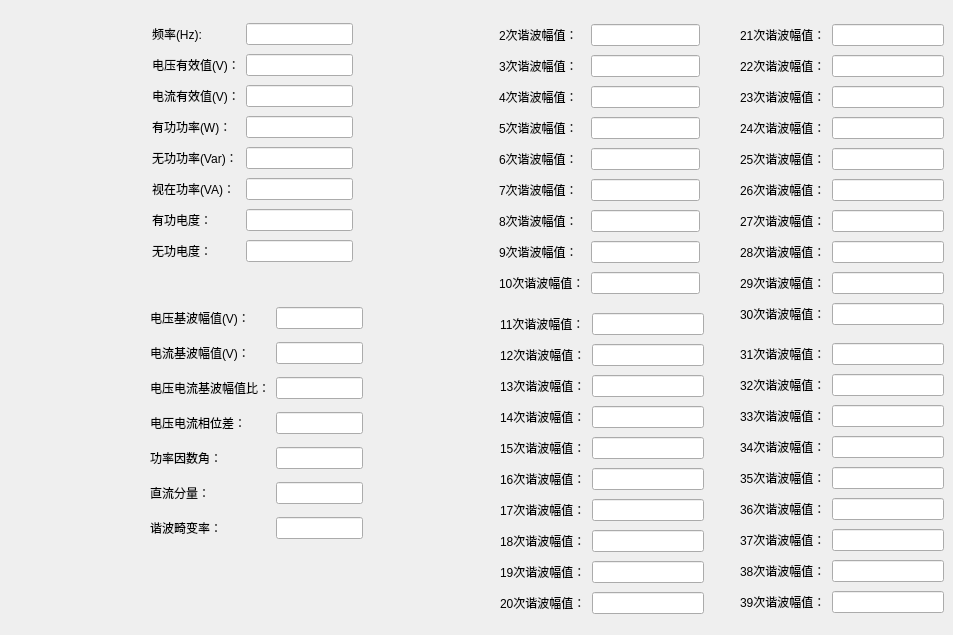
   <widget class="QWidget" name="tab_5">
    <attribute name="title">
     <string>C相基本量</string>
    </attribute>
    <widget class="QWidget" name="layoutWidget_33">
     <property name="geometry">
      <rect>
       <x>152</x>
       <y>20</y>
       <width>201</width>
       <height>252</height>
      </rect>
     </property>
     <layout class="QGridLayout" name="gridLayout_22">
      <item row="0" column="0">
       <widget class="QLabel" name="label_165">
        <property name="text">
         <string>频率(Hz):</string>
        </property>
       </widget>
      </item>
      <item row="0" column="1">
       <widget class="QLineEdit" name="C_FHz"/>
      </item>
      <item row="1" column="0">
       <widget class="QLabel" name="label_166">
        <property name="text">
         <string>电压有效值(V)：</string>
        </property>
       </widget>
      </item>
      <item row="1" column="1">
       <widget class="QLineEdit" name="C_rms"/>
      </item>
      <item row="2" column="0">
       <widget class="QLabel" name="label_167">
        <property name="text">
         <string>电流有效值(V)：</string>
        </property>
       </widget>
      </item>
      <item row="2" column="1">
       <widget class="QLineEdit" name="C_I_rms"/>
      </item>
      <item row="3" column="0">
       <widget class="QLabel" name="label_168">
        <property name="text">
         <string>有功功率(W)：</string>
        </property>
       </widget>
      </item>
      <item row="3" column="1">
       <widget class="QLineEdit" name="C_PW"/>
      </item>
      <item row="4" column="0">
       <widget class="QLabel" name="label_169">
        <property name="text">
         <string>无功功率(Var)：</string>
        </property>
       </widget>
      </item>
      <item row="4" column="1">
       <widget class="QLineEdit" name="C_QVar"/>
      </item>
      <item row="5" column="0">
       <widget class="QLabel" name="label_170">
        <property name="text">
         <string>视在功率(VA)：</string>
        </property>
       </widget>
      </item>
      <item row="5" column="1">
       <widget class="QLineEdit" name="C_SVA"/>
      </item>
      <item row="6" column="0">
       <widget class="QLabel" name="label_171">
        <property name="text">
         <string>有功电度：</string>
        </property>
       </widget>
      </item>
      <item row="6" column="1">
       <widget class="QLineEdit" name="C_PT"/>
      </item>
      <item row="7" column="0">
       <widget class="QLabel" name="label_172">
        <property name="text">
         <string>无功电度：</string>
        </property>
       </widget>
      </item>
      <item row="7" column="1">
       <widget class="QLineEdit" name="C_QT"/>
      </item>
     </layout>
    </widget>
    <widget class="QWidget" name="layoutWidget_34">
     <property name="geometry">
      <rect>
       <x>499</x>
       <y>21</y>
       <width>201</width>
       <height>284</height>
      </rect>
     </property>
     <layout class="QGridLayout" name="gridLayout_23">
      <item row="0" column="0">
       <widget class="QLabel" name="label_173">
        <property name="text">
         <string>2次谐波幅值：</string>
        </property>
       </widget>
      </item>
      <item row="0" column="1">
       <widget class="QLineEdit" name="C_ercixiebofuzhi"/>
      </item>
      <item row="1" column="0">
       <widget class="QLabel" name="label_174">
        <property name="text">
         <string>3次谐波幅值：</string>
        </property>
       </widget>
      </item>
      <item row="1" column="1">
       <widget class="QLineEdit" name="C_sancixiebofuzhi"/>
      </item>
      <item row="2" column="0">
       <widget class="QLabel" name="label_175">
        <property name="text">
         <string>4次谐波幅值：</string>
        </property>
       </widget>
      </item>
      <item row="2" column="1">
       <widget class="QLineEdit" name="C_sicixiebofuzhi"/>
      </item>
      <item row="3" column="0">
       <widget class="QLabel" name="label_176">
        <property name="text">
         <string>5次谐波幅值：</string>
        </property>
       </widget>
      </item>
      <item row="3" column="1">
       <widget class="QLineEdit" name="C_wucixiebofuzhi"/>
      </item>
      <item row="4" column="0">
       <widget class="QLabel" name="label_177">
        <property name="text">
         <string>6次谐波幅值：</string>
        </property>
       </widget>
      </item>
      <item row="4" column="1">
       <widget class="QLineEdit" name="C_liucixiebofuzhi"/>
      </item>
      <item row="5" column="0">
       <widget class="QLabel" name="label_178">
        <property name="text">
         <string>7次谐波幅值：</string>
        </property>
       </widget>
      </item>
      <item row="5" column="1">
       <widget class="QLineEdit" name="C_qicixiebofuzhi"/>
      </item>
      <item row="6" column="0">
       <widget class="QLabel" name="label_179">
        <property name="text">
         <string>8次谐波幅值：</string>
        </property>
       </widget>
      </item>
      <item row="6" column="1">
       <widget class="QLineEdit" name="C_bacixiebofuzhi">
        <property name="text">
         <string/>
        </property>
       </widget>
      </item>
      <item row="7" column="0">
       <widget class="QLabel" name="label_180">
        <property name="text">
         <string>9次谐波幅值：</string>
        </property>
       </widget>
      </item>
      <item row="7" column="1">
       <widget class="QLineEdit" name="C_jiucixiebofuzhi"/>
      </item>
      <item row="8" column="0">
       <widget class="QLabel" name="label_181">
        <property name="text">
         <string>10次谐波幅值：</string>
        </property>
       </widget>
      </item>
      <item row="8" column="1">
       <widget class="QLineEdit" name="C_shicixiebofuzhi"/>
      </item>
     </layout>
    </widget>
    <widget class="QWidget" name="layoutWidget_35">
     <property name="geometry">
      <rect>
       <x>500</x>
       <y>310</y>
       <width>204</width>
       <height>316</height>
      </rect>
     </property>
     <layout class="QGridLayout" name="gridLayout_24">
      <item row="0" column="0">
       <widget class="QLabel" name="label_182">
        <property name="text">
         <string>11次谐波幅值：</string>
        </property>
       </widget>
      </item>
      <item row="0" column="1">
       <widget class="QLineEdit" name="C_shiyicixiebofuzhi"/>
      </item>
      <item row="1" column="0">
       <widget class="QLabel" name="label_183">
        <property name="text">
         <string>12次谐波幅值：</string>
        </property>
       </widget>
      </item>
      <item row="1" column="1">
       <widget class="QLineEdit" name="C_shiercixiebofuzhi"/>
      </item>
      <item row="2" column="0">
       <widget class="QLabel" name="label_184">
        <property name="text">
         <string>13次谐波幅值：</string>
        </property>
       </widget>
      </item>
      <item row="2" column="1">
       <widget class="QLineEdit" name="C_shisancixiebofuzhi"/>
      </item>
      <item row="3" column="0">
       <widget class="QLabel" name="label_185">
        <property name="text">
         <string>14次谐波幅值：</string>
        </property>
       </widget>
      </item>
      <item row="3" column="1">
       <widget class="QLineEdit" name="C_shisicixiebofuzhi"/>
      </item>
      <item row="4" column="0">
       <widget class="QLabel" name="label_186">
        <property name="text">
         <string>15次谐波幅值：</string>
        </property>
       </widget>
      </item>
      <item row="4" column="1">
       <widget class="QLineEdit" name="C_shiwucixiebofuzhi"/>
      </item>
      <item row="5" column="0">
       <widget class="QLabel" name="label_187">
        <property name="text">
         <string>16次谐波幅值：</string>
        </property>
       </widget>
      </item>
      <item row="5" column="1">
       <widget class="QLineEdit" name="C_shiliucixiebofuzhi"/>
      </item>
      <item row="6" column="0">
       <widget class="QLabel" name="label_188">
        <property name="text">
         <string>17次谐波幅值：</string>
        </property>
       </widget>
      </item>
      <item row="6" column="1">
       <widget class="QLineEdit" name="C_shiqicixiebofuzhi">
        <property name="text">
         <string/>
        </property>
       </widget>
      </item>
      <item row="7" column="0">
       <widget class="QLabel" name="label_189">
        <property name="text">
         <string>18次谐波幅值：</string>
        </property>
       </widget>
      </item>
      <item row="7" column="1">
       <widget class="QLineEdit" name="C_shibacixiebofuzhi"/>
      </item>
      <item row="8" column="0">
       <widget class="QLabel" name="label_190">
        <property name="text">
         <string>19次谐波幅值：</string>
        </property>
       </widget>
      </item>
      <item row="8" column="1">
       <widget class="QLineEdit" name="C_shijiucixiebofuzhi"/>
      </item>
      <item row="9" column="0">
       <widget class="QLabel" name="label_191">
        <property name="text">
         <string>20次谐波幅值：</string>
        </property>
       </widget>
      </item>
      <item row="9" column="1">
       <widget class="QLineEdit" name="C_ershicixiebofuzhi"/>
      </item>
     </layout>
    </widget>
    <widget class="QWidget" name="layoutWidget_36">
     <property name="geometry">
      <rect>
       <x>740</x>
       <y>21</y>
       <width>204</width>
       <height>316</height>
      </rect>
     </property>
     <layout class="QGridLayout" name="gridLayout_25">
      <item row="0" column="0">
       <widget class="QLabel" name="label_192">
        <property name="text">
         <string>21次谐波幅值：</string>
        </property>
       </widget>
      </item>
      <item row="0" column="1">
       <widget class="QLineEdit" name="C_ershiyicixiebofuzhi"/>
      </item>
      <item row="1" column="0">
       <widget class="QLabel" name="label_193">
        <property name="text">
         <string>22次谐波幅值：</string>
        </property>
       </widget>
      </item>
      <item row="1" column="1">
       <widget class="QLineEdit" name="C_ershiercixiebofuzhi"/>
      </item>
      <item row="2" column="0">
       <widget class="QLabel" name="label_194">
        <property name="text">
         <string>23次谐波幅值：</string>
        </property>
       </widget>
      </item>
      <item row="2" column="1">
       <widget class="QLineEdit" name="C_ershisancixiebofuzhi"/>
      </item>
      <item row="3" column="0">
       <widget class="QLabel" name="label_195">
        <property name="text">
         <string>24次谐波幅值：</string>
        </property>
       </widget>
      </item>
      <item row="3" column="1">
       <widget class="QLineEdit" name="C_ershisicixiebofuzhi"/>
      </item>
      <item row="4" column="0">
       <widget class="QLabel" name="label_196">
        <property name="text">
         <string>25次谐波幅值：</string>
        </property>
       </widget>
      </item>
      <item row="4" column="1">
       <widget class="QLineEdit" name="C_ershiwucixiebofuzhi"/>
      </item>
      <item row="5" column="0">
       <widget class="QLabel" name="label_197">
        <property name="text">
         <string>26次谐波幅值：</string>
        </property>
       </widget>
      </item>
      <item row="5" column="1">
       <widget class="QLineEdit" name="C_ershiliucixiebofuzhi"/>
      </item>
      <item row="6" column="0">
       <widget class="QLabel" name="label_198">
        <property name="text">
         <string>27次谐波幅值：</string>
        </property>
       </widget>
      </item>
      <item row="6" column="1">
       <widget class="QLineEdit" name="C_ershiqicixiebofuzhi">
        <property name="text">
         <string/>
        </property>
       </widget>
      </item>
      <item row="7" column="0">
       <widget class="QLabel" name="label_199">
        <property name="text">
         <string>28次谐波幅值：</string>
        </property>
       </widget>
      </item>
      <item row="7" column="1">
       <widget class="QLineEdit" name="C_ershibacixiebofuzhi"/>
      </item>
      <item row="8" column="0">
       <widget class="QLabel" name="label_200">
        <property name="text">
         <string>29次谐波幅值：</string>
        </property>
       </widget>
      </item>
      <item row="8" column="1">
       <widget class="QLineEdit" name="C_ershijiucixiebofuzhi"/>
      </item>
      <item row="9" column="0">
       <widget class="QLabel" name="label_201">
        <property name="text">
         <string>30次谐波幅值：</string>
        </property>
       </widget>
      </item>
      <item row="9" column="1">
       <widget class="QLineEdit" name="C_sanshicixiebofuzhi"/>
      </item>
     </layout>
    </widget>
    <widget class="QWidget" name="layoutWidget_37">
     <property name="geometry">
      <rect>
       <x>740</x>
       <y>340</y>
       <width>204</width>
       <height>284</height>
      </rect>
     </property>
     <layout class="QGridLayout" name="gridLayout_26">
      <item row="0" column="0">
       <widget class="QLabel" name="label_202">
        <property name="text">
         <string>31次谐波幅值：</string>
        </property>
       </widget>
      </item>
      <item row="0" column="1">
       <widget class="QLineEdit" name="C_sanshiyicixiebofuzhi"/>
      </item>
      <item row="1" column="0">
       <widget class="QLabel" name="label_203">
        <property name="text">
         <string>32次谐波幅值：</string>
        </property>
       </widget>
      </item>
      <item row="1" column="1">
       <widget class="QLineEdit" name="C_sanshiercixiebofuzhi"/>
      </item>
      <item row="2" column="0">
       <widget class="QLabel" name="label_204">
        <property name="text">
         <string>33次谐波幅值：</string>
        </property>
       </widget>
      </item>
      <item row="2" column="1">
       <widget class="QLineEdit" name="C_sanshisancixiebofuzhi"/>
      </item>
      <item row="3" column="0">
       <widget class="QLabel" name="label_205">
        <property name="text">
         <string>34次谐波幅值：</string>
        </property>
       </widget>
      </item>
      <item row="3" column="1">
       <widget class="QLineEdit" name="C_sanshisicixiebofuzhi"/>
      </item>
      <item row="4" column="0">
       <widget class="QLabel" name="label_206">
        <property name="text">
         <string>35次谐波幅值：</string>
        </property>
       </widget>
      </item>
      <item row="4" column="1">
       <widget class="QLineEdit" name="C_sanshiwucixiebofuzhi"/>
      </item>
      <item row="5" column="0">
       <widget class="QLabel" name="label_207">
        <property name="text">
         <string>36次谐波幅值：</string>
        </property>
       </widget>
      </item>
      <item row="5" column="1">
       <widget class="QLineEdit" name="C_sanshiliucixiebofuzhi"/>
      </item>
      <item row="6" column="0">
       <widget class="QLabel" name="label_208">
        <property name="text">
         <string>37次谐波幅值：</string>
        </property>
       </widget>
      </item>
      <item row="6" column="1">
       <widget class="QLineEdit" name="C_sanshiqicixiebofuzhi">
        <property name="text">
         <string/>
        </property>
       </widget>
      </item>
      <item row="7" column="0">
       <widget class="QLabel" name="label_209">
        <property name="text">
         <string>38次谐波幅值：</string>
        </property>
       </widget>
      </item>
      <item row="7" column="1">
       <widget class="QLineEdit" name="C_sanshibacixiebofuzhi"/>
      </item>
      <item row="8" column="0">
       <widget class="QLabel" name="label_210">
        <property name="text">
         <string>39次谐波幅值：</string>
        </property>
       </widget>
      </item>
      <item row="8" column="1">
       <widget class="QLineEdit" name="C_sanshijiucixiebofuzhi"/>
      </item>
     </layout>
    </widget>
    <widget class="QWidget" name="layoutWidget_38">
     <property name="geometry">
      <rect>
       <x>150</x>
       <y>300</y>
       <width>213</width>
       <height>252</height>
      </rect>
     </property>
     <layout class="QGridLayout" name="gridLayout_27">
      <item row="5" column="1">
       <widget class="QLineEdit" name="C_zhiliufenliang"/>
      </item>
      <item row="1" column="0">
       <widget class="QLabel" name="label_212">
        <property name="text">
         <string>电流基波幅值(V)：</string>
        </property>
       </widget>
      </item>
      <item row="4" column="0">
       <widget class="QLabel" name="label_215">
        <property name="text">
         <string>功率因数角：</string>
        </property>
       </widget>
      </item>
      <item row="0" column="1">
       <widget class="QLineEdit" name="C_V_jibofuzhi"/>
      </item>
      <item row="2" column="1">
       <widget class="QLineEdit" name="C_VI_jibofuzhibi"/>
      </item>
      <item row="3" column="0">
       <widget class="QLabel" name="label_214">
        <property name="text">
         <string>电压电流相位差：</string>
        </property>
       </widget>
      </item>
      <item row="4" column="1">
       <widget class="QLineEdit" name="C_VI_cos"/>
      </item>
      <item row="1" column="1">
       <widget class="QLineEdit" name="C_I_jibofuzhi"/>
      </item>
      <item row="3" column="1">
       <widget class="QLineEdit" name="C_VI_xiangweicha"/>
      </item>
      <item row="6" column="0">
       <widget class="QLabel" name="label_217">
        <property name="text">
         <string>谐波畸变率：</string>
        </property>
       </widget>
      </item>
      <item row="6" column="1">
       <widget class="QLineEdit" name="C_Thdu"/>
      </item>
      <item row="0" column="0">
       <widget class="QLabel" name="label_211">
        <property name="text">
         <string>电压基波幅值(V)：</string>
        </property>
       </widget>
      </item>
      <item row="2" column="0">
       <widget class="QLabel" name="label_213">
        <property name="text">
         <string>电压电流基波幅值比：</string>
        </property>
       </widget>
      </item>
      <item row="5" column="0">
       <widget class="QLabel" name="label_216">
        <property name="text">
         <string>直流分量：</string>
        </property>
       </widget>
      </item>
     </layout>
    </widget>
   </widget>
